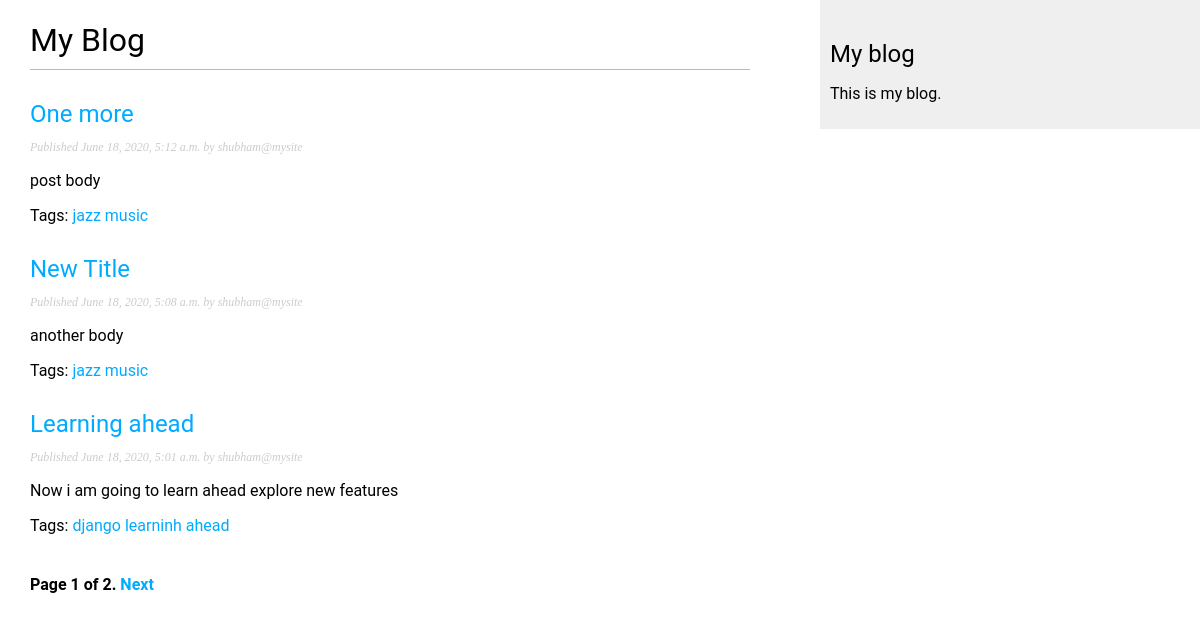
Screenshot of /blog/ with the database file from the repository.
### blog/models.py (models this page shows, shortened)
class Post(models.Model):
    STATUS_CHOICES = (
        ('draft','Draft'),
        ('published','Published'),
    )
    title = models.CharField(verbose_name="Title",max_length=250)
    slug = models.SlugField(verbose_name="Slug",max_length=250,unique_for_date='publish')
    author = models.ForeignKey(User,on_delete=models.CASCADE,verbose_name="Author",related_name="blog_posts")
    body = models.TextField()
    publish = models.DateTimeField(verbose_name="Publish",default=timezone.now)
    created = models.DateTimeField(verbose_name="Created At",auto_now_add=True)
    updated  = models.DateTimeField(verbose_name="Updated At",auto_now=True)
    status = models.CharField(verbose_name="Status",max_length=10,choices=STATUS_CHOICES,default='draft')
    tags = TaggableManager()
    objects = models.Manager()
    published = PublishedManager()
    class Meta:
        ordering = ('-publish',)
    def get_absolute_url(self):
        return reverse('blog:post_detail',args=[self.publish.year,self.publish.month,self.publish.day,self.slug])

### blog/views.py (the view)
# urls.py: path('',views.post_list,name='post_list'),
def post_list(request,tag_slug=None):
    object_list = Post.published.all()
    tag = None
    if tag_slug:
        tag = get_object_or_404(Tag,slug=tag_slug)
        object_list = Post.published.filter(tags__in=[tag])
    paginator = Paginator(object_list,3)
    page = request.GET.get('page')
    try:
        posts = paginator.page(page)
    except PageNotAnInteger:
        posts = paginator.page(1)
    except EmptyPage:
        posts = paginator.page(paginator.num_pages)
    context = {
        'page':page,
        'posts':posts,
        'tag':tag,
    }
    return render(request,'blog/post/list.html',context)

### blog/models.py (called while the page is built)
    def get_queryset(self):
        return super(PublishedManager,self).get_queryset().filter(status='published')

### blog/templates/blog/post/list.html (shortened to what this page needs)
{% extends "blog/base.html" %}
{% block content %}
  <h1>My Blog</h1>
  {% for post in posts %}
    <h2>
      <a href="{{ post.get_absolute_url }}">
        {{ post.title }}
      </a>
    </h2>
    <p class="date">
      Published {{ post.publish }} by {{ post.author }}
    </p>
    {{ post.body|truncatewords:30|linebreaks }}
    <p class="tags">
     Tags:
     {% for tag in post.tags.all %}
        <a href="{% url 'blog:post_list_by_tag' tag.slug %}">{{ tag.name }}</a>
     {% endfor %}
    </p>
  {% endfor %}
  {% include "pagination.html" with page=posts %}
{% endblock %}

### blog/templates/blog/base.html (shortened to what this page needs)
{% load blog_tags %}
{% load static %}
<!DOCTYPE html>
<html>
<head>
  <link href="{% static "css/blog.css" %}" rel="stylesheet">
</head>
<body>
  <div id="content">
    {% block content %}
    {% endblock %}
  </div>
  <div id="sidebar">
    <h2>My blog</h2>
    <p>This is my blog.</p>
  </div>
</body>
</html>

### blog/templates/pagination.html (shortened to what this page needs)
<div class="pagination">
  <span class="step-links">
    <span class="current">
      Page {{ page.number }} of {{ page.paginator.num_pages }}.
    </span>
    {% if page.has_next %}
      <a href="?page={{ page.next_page_number }}">Next</a>
    {% endif %}
  </span>
</div>

### blog/static/css/blog.css (style rules this page uses)
body { margin:0; padding:0; font-family:Roboto; }
a { color:#00abff; text-decoration:none; }
h1 { font-weight:normal; border-bottom:1px solid #bbb; padding:0 0 10px 0; }
h2 { font-weight:normal; margin:30px 0 0; }
#content { float:left; width:60%; padding:0 0 0 30px; }
#sidebar { float:right; width:30%; padding:10px; background:#efefef; height:100%; }
p.date { color:#ccc; font-family: georgia, serif; font-size: 12px; font-style: italic; }
.pagination { margin:40px 0; font-weight:bold; }

### rows the page displays
Post: title "One more", publish "June 18, 2020, 5:12 a.m.", author "shubham@mysite", body "post body"
Tag: name "jazz"
Tag: name "music"
Post: title "New Title", publish "June 18, 2020, 5:08 a.m.", author "shubham@mysite", body "another body"
Post: title "Learning ahead", publish "June 18, 2020, 5:01 a.m.", author "shubham@mysite", body "Now i am going to learn ahead explore new features"
Tag: name "django"
Tag: name "learninh ahead"

### other values shown
{{ page.number }} "1"
{{ page.paginator.num_pages }} "2"
